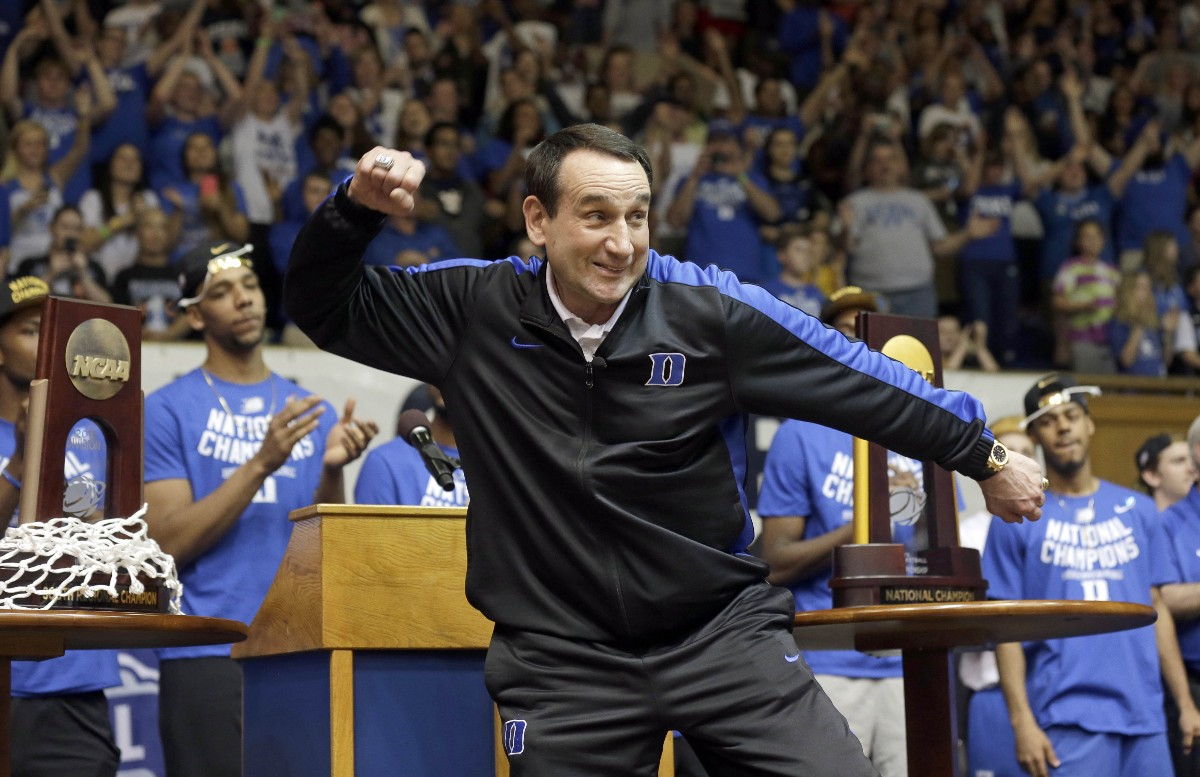
#> input picture image-processing/image_test.JPEG, 1200 x 777 px
$ python -i Image_processing.py   (imports and definitions only)
#> lines starting #> are read from the running program, lines starting #| are printed output that depends on the picture
import skimage
import numpy as np
import cv2
import base64
import timeit
import logging

from skimage import io
from skimage import exposure
from skimage import util

# Set up logger
log_format = '%(levelname)s %(asctime)s %(message)s'
# [3 lines not run here, left out]
logger = logging.getLogger()


class Image:

    def __init__(self, file_name=None, file_ext=None,
                 color_type=None,
                 image_array=None, dimensions=None,
                 contrast_stretch_array=None, hist_eq_array=None,
                 rev_video_array=None, image_as_string=None,
                 log_comp_array=None, max_intensity_val=None,
                 alpha_channel='no'):
        self.file_name = file_name
        self.file_ext = file_ext
        self.color_type = color_type
        self.image_array = image_array
        self.contrast_stretch_array = contrast_stretch_array
        self.hist_eq_array = hist_eq_array
        self.rev_video_array = rev_video_array
        self.dimensions = dimensions
        self.image_as_string = image_as_string
        self.log_comp_array = log_comp_array
        self.max_intensity_val = max_intensity_val
        self.alpha_channel = alpha_channel

    # Load and Gather Image Data (Size, color / greyscale, file type)
    # [45 lines left out: functions gather_data, remove_alpha_channel, not called in this run]

    # Decode Base64 string into workable image
    def decode_string(self):
        """ Takes in base64 string containing image data, determines the
        file type (either PNG or JPEG) based off this info, then saves the
        image to disc under the name 'working_image' with the same file
        extension as the input file

        """
        ext = self.get_file_ext()
        fh = open('working_image' + ext, "wb")
        fh.write(base64.b64decode(self.image_as_string))
        logger.info('Base64 image successfully decoded')

    # Read the image file type from Base64 string
    def get_file_ext(self):
        """Reads base64 image data and determines image file type (
        PNG/JPEG)

        :returns: self.file_ext - string reading either '.JPEG' or '.PNG'
        """
        string = self.image_as_string
        if string[0] == '/':
            self.file_ext = '.JPEG'
        elif string[0] == 'i':
            self.file_ext = '.PNG'
        logger.info('Image file extension: %s' % self.file_ext)
        return self.file_ext

    # Generate Histogram
    # [223 lines left out: functions show_histogram, output_histogram_data, hist_eq, contrast_stretch, log_compression, reverse_video and 2 more, not called in this run]


# Create callable functions for each process
def initialize_image(image_string):
    """ Creates instance of Image class called 'image' with the input
    base64 string as the image_as_string attribute

    :param image_string: base64 string containing image data
    :returns: image - instance of Image class
    """
    image = Image(image_as_string=image_string)
    logger.info('Image initialized as instance of Image class')
    image.decode_string()
    image.gather_data()
    return image


# Histogram equalization - Callable Function
def histogram_eq_complete(image_string):
    """ Takes in base64 string, initializes an instance of Image class
    using this data, carries out histogram equalization, and generates
    plottable histogram data

    :param image_string: base64 string containing image data
    :returns: image - instance of Image class
    """
    image = initialize_image(image_string)
    hist_eq_array, run_time = image.hist_eq()
    red_hist, blue_hist, green_hist, x_vals = output_altered_histogram_data(
        'hist_eq', image.file_ext)
    base64_string = encode_string('hist_equalized', image.file_ext)
    return red_hist, blue_hist, green_hist, x_vals, base64_string, run_time


# Contrast stretching - Callable Function
# [87 lines left out: functions contrast_stretching_complete, reverse_video_complete, log_compression_complete, histogram_data, not called in this run]

>>> import cv2
>>> picture = cv2.imread('image_test.JPEG', cv2.IMREAD_GRAYSCALE)
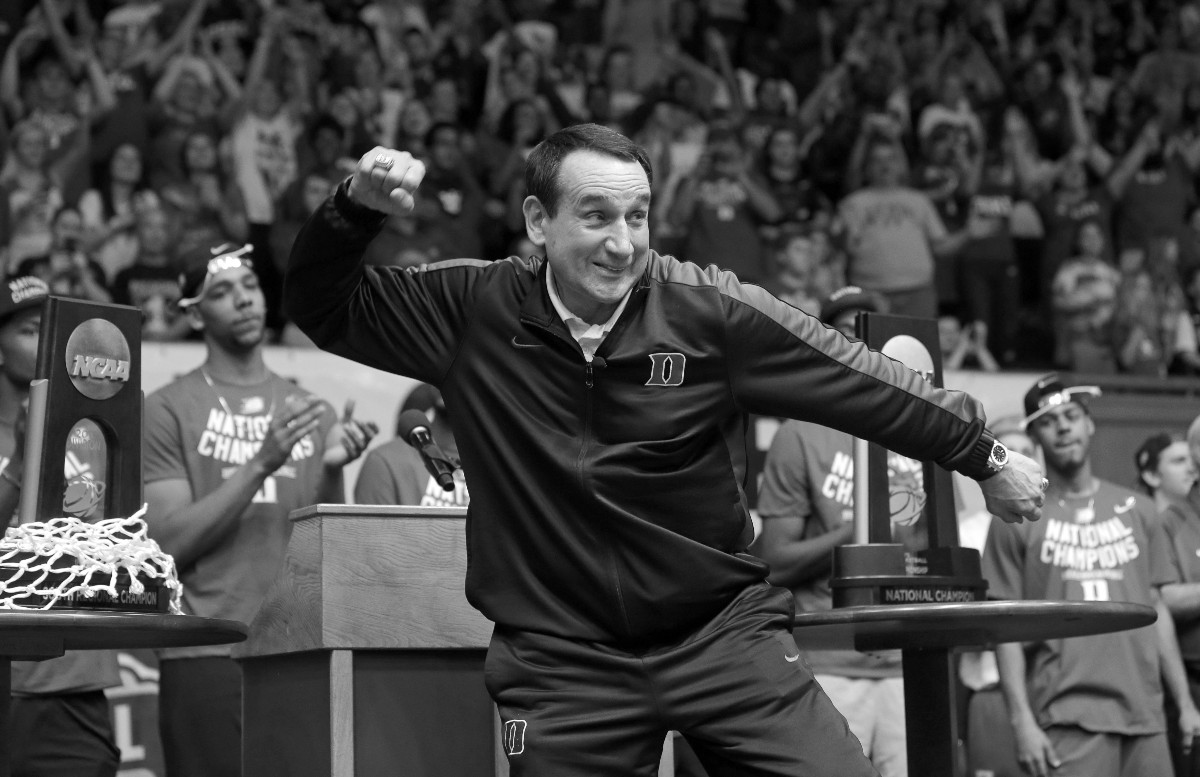
#> picture: shape (777, 1200); min 0, max 255, mean 71.1
>>> result = histogram_eq_complete(picture)
#> (the run stopped early here; a loop or call above may not have finished)
